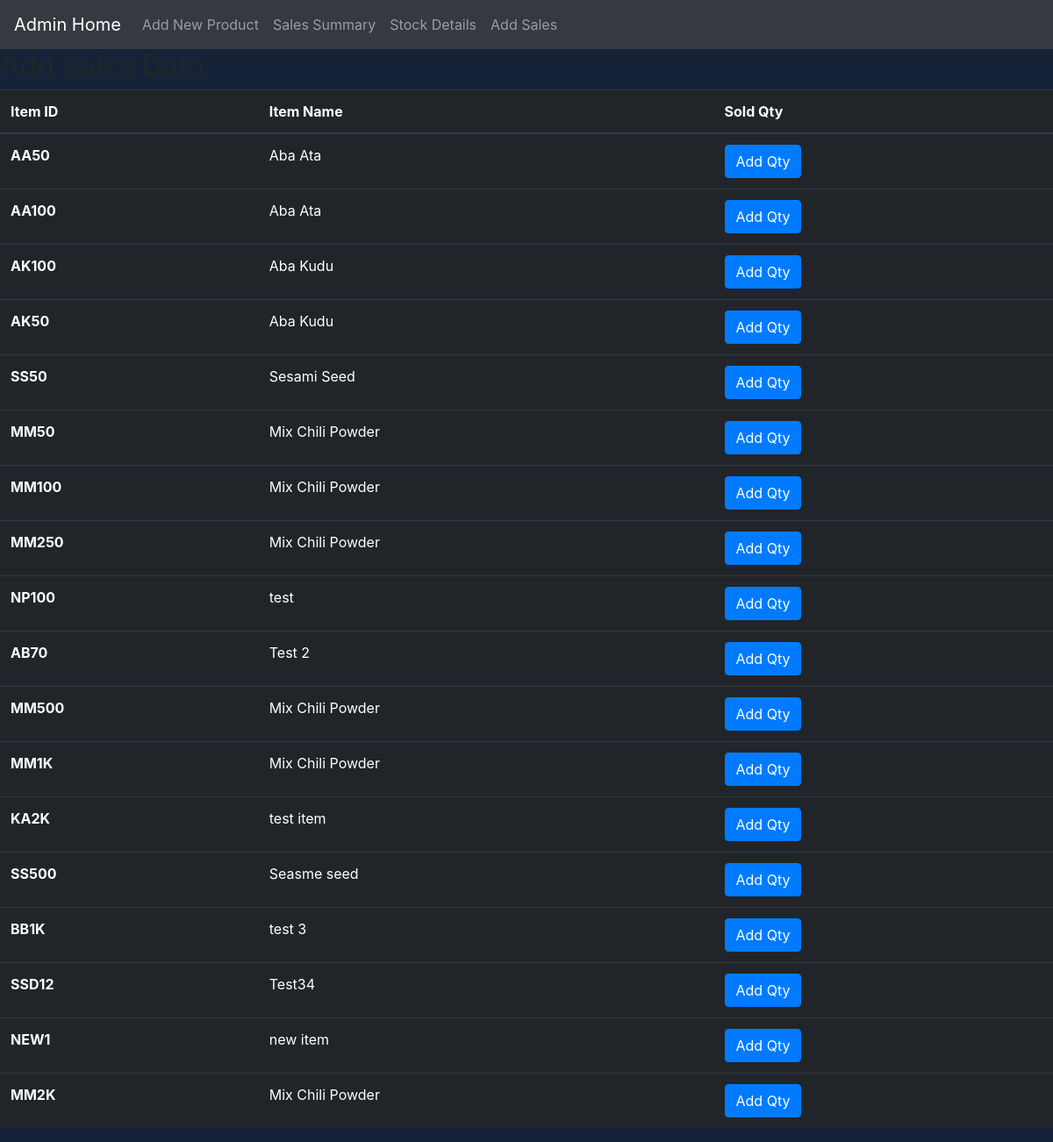
Page /Admin/UpdateSales.php on the earlier database version.
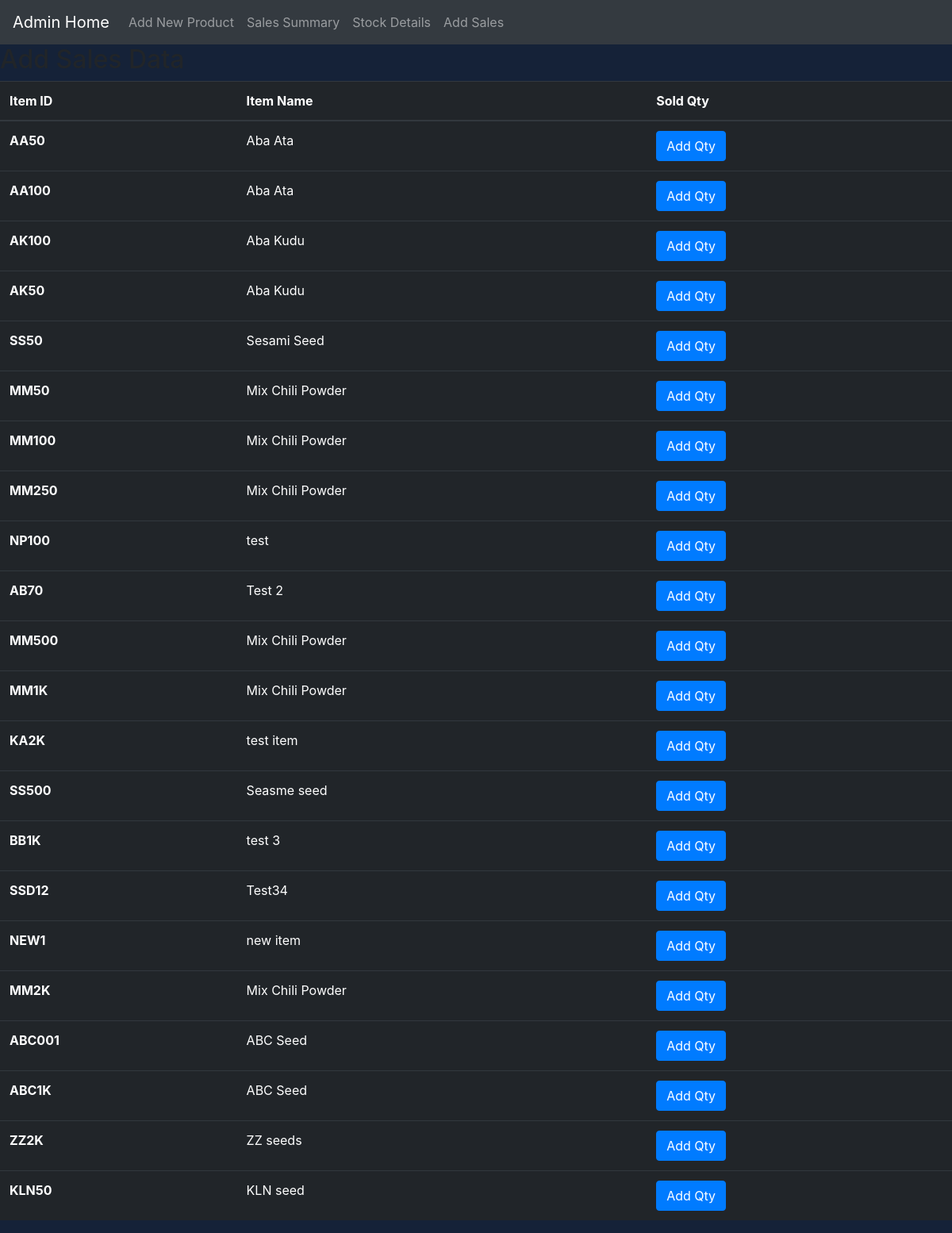
Same page on the later database version.
### tables this page shows
CREATE TABLE IF NOT EXISTS `all_products` (
  `ItemID` varchar(10) NOT NULL,
  `ItemName` varchar(50) NOT NULL,
  `weight` int NOT NULL,
  `Price` float NOT NULL,
  `Discount` float NOT NULL,
  `InStock` int NOT NULL,
  PRIMARY KEY (`ItemID`),
  KEY `ItemName` (`ItemName`)
);

### Admin/UpdateSales.php (the view, shortened to what this page needs)
<?php
include '../ConnectDB.php';
?>
<!doctype html>
<html lang="en">
<head>
    <link rel="stylesheet" href="https://maxcdn.bootstrapcdn.com/bootstrap/4.0.0/css/bootstrap.min.css">
    <link rel="stylesheet" href="./AdminStyles.css">
</head>
<body>
<?php include "./AdminNav.php" ?>
<h2>Add Sales Data</h2>
<table class="table table-hover table-dark">
    <thead>
    <tr>
        <th scope="col">Item ID</th>
        <th scope="col">Item Name</th>
        <th scope="col">Sold Qty</th>
    </tr>
    </thead>
    <tbody>
    <?php
    $sql = "SELECT ItemID, ItemName FROM all_products";
    $result=$db->query($sql);
    if ($result->num_rows > 0) {
        while ($row = $result->fetch_assoc()) {
            $itemId =$row["ItemID"];
            echo '
            <tr>
            <th scope="row">' . $row["ItemID"] . '</th>
             <td>' . $row["ItemName"] . '</td>
            <td>
                        <button type="button" class="btn btn-primary" data-toggle="modal" data-target="#'.$itemId.'">
                          Add Qty
                        </button>
            </td>
            </tr>
            <div class="modal fade" id="'.$itemId.'" tabindex="-1" role="dialog" aria-labelledby="exampleModalLabel" aria-hidden="true">
                  <div class="modal-dialog" role="document">
                    <div class="modal-content">
                      <div class="modal-header">
                        <h5 class="modal-title" id="exampleModalLabel">'. $row["ItemName"].'</h5>
                        <button type="button" class="close" data-dismiss="modal" aria-label="Close">
                          <span aria-hidden="true">&times;</span>
                        </button>
                      </div>
                      <div class="modal-body">
                             <div class"row">
                                <div class="alert alert-light" role="alert">
                                  Item ID : ' . $row["ItemID"]. ' &nbsp;&nbsp;
                                </div>
                                    <form action="UpdateSales.php" method="post">
                                        <input type="number" name="qty" value="0">
                                        <input type="submit" name="Add" value="Add" class="btn btn-success">
                                        <input type="hidden" value="'.$itemId.'" name="item">
                                    </form>
                             </div>
                      </div>
                      <div class="modal-footer">
                        <button type="button" class="btn btn-secondary" data-dismiss="modal">Cancel</button>
                      </div>
                    </div>
                  </div>
                </div>
            ';
        }
    }else{
        echo "0 results";
    }
    ?>
    </tbody>
</table>
</body>
</html>

Differences in the rows shown:
added all_products: ItemID "ABC001", ItemName "ABC Seed"
added all_products: ItemID "ABC1K", ItemName "ABC Seed"
added all_products: ItemID "ZZ2K", ItemName "ZZ seeds"
added all_products: ItemID "KLN50", ItemName "KLN seed"
